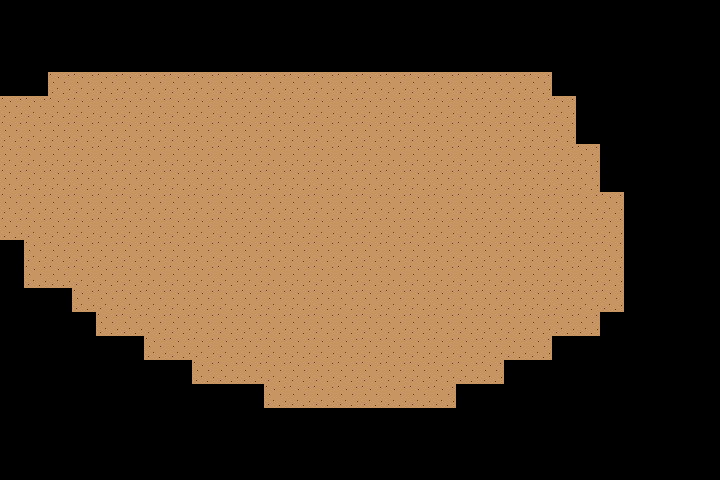

A level layout from a 2D game, rendered from its tile map. Below: a short description, then the map file with tile-grid data replaced by summaries:
An orthogonal 30x20 tile map with 24x24 px tiles, 1 tile layer (Tile Layer 1).

<map version="1.5" tiledversion="1.7.0" orientation="orthogonal" renderorder="right-down" width="30" height="20" tilewidth="24" tileheight="24" infinite="0" nextlayerid="2" nextobjectid="1">
 <tileset firstgid="1" name="test" tilewidth="24" tileheight="24" tilecount="1" columns="1">
  <image source="../sprites/background.png" width="24" height="24" />
 </tileset>
 <layer id="1" name="Tile Layer 1" width="30" height="20">
  <data>[600 cells, 303 non-empty, 1 distinct tile ids]</data>
 </layer>
</map>